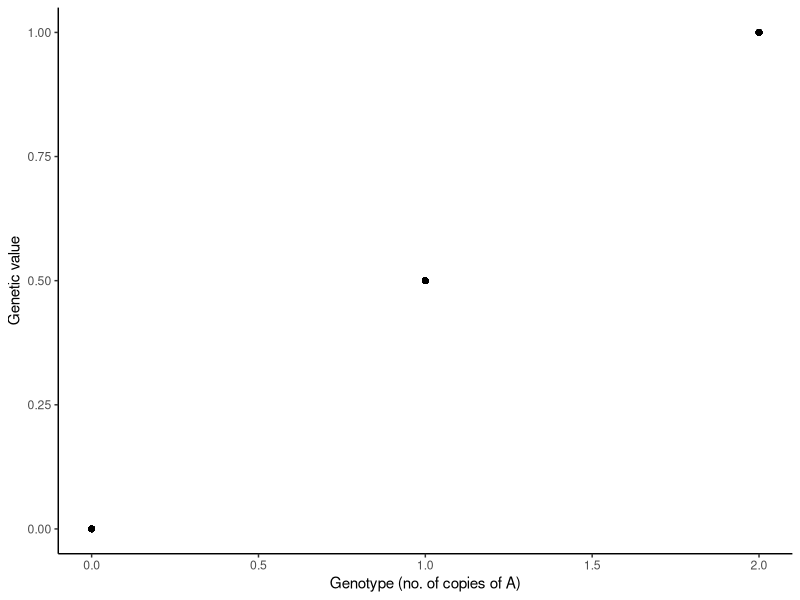
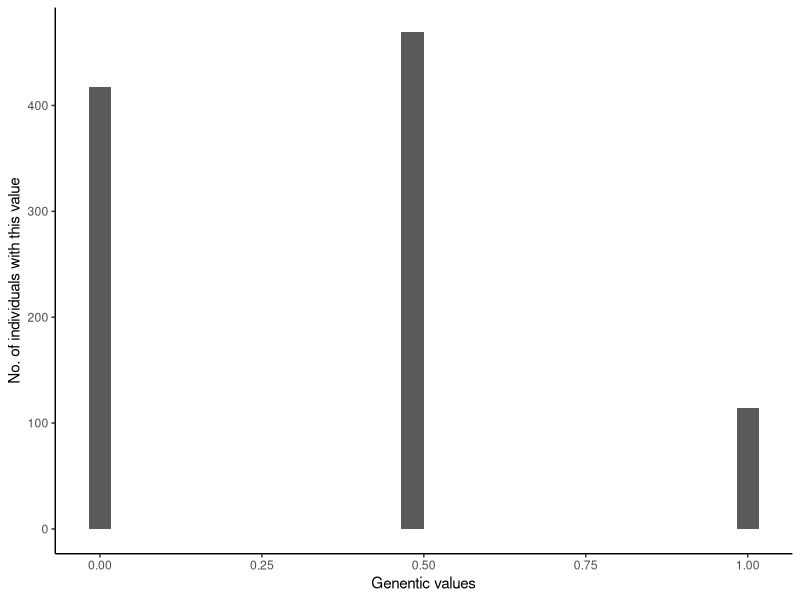
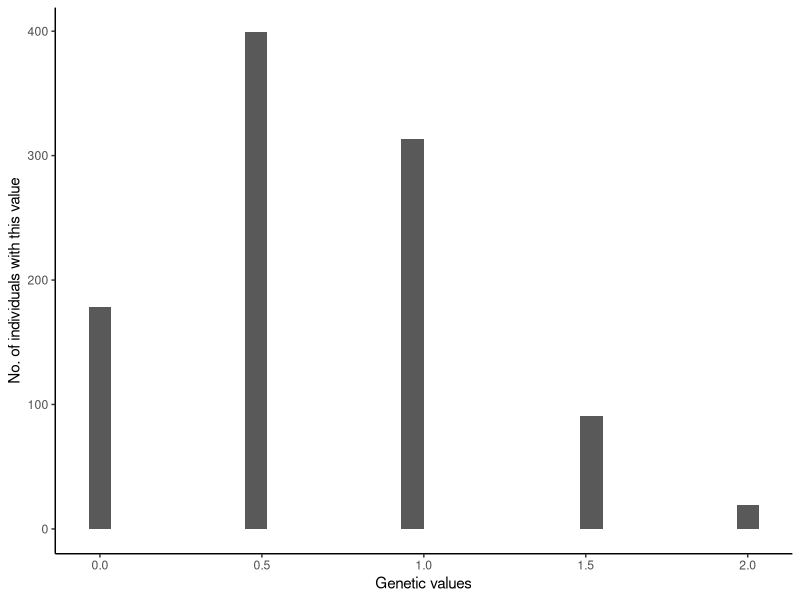
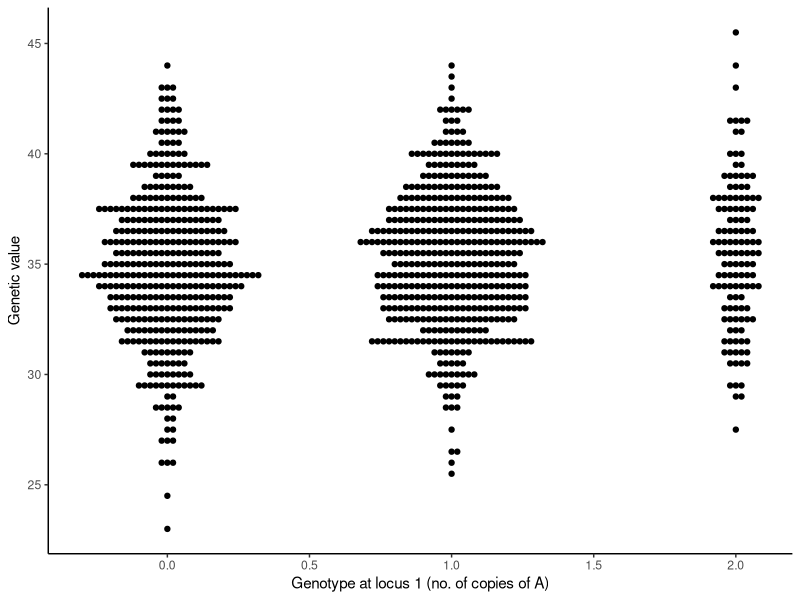
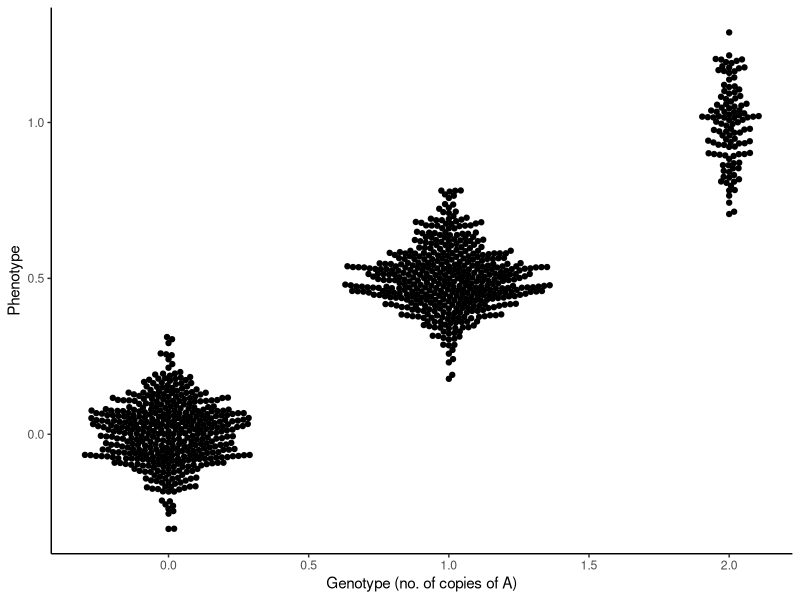
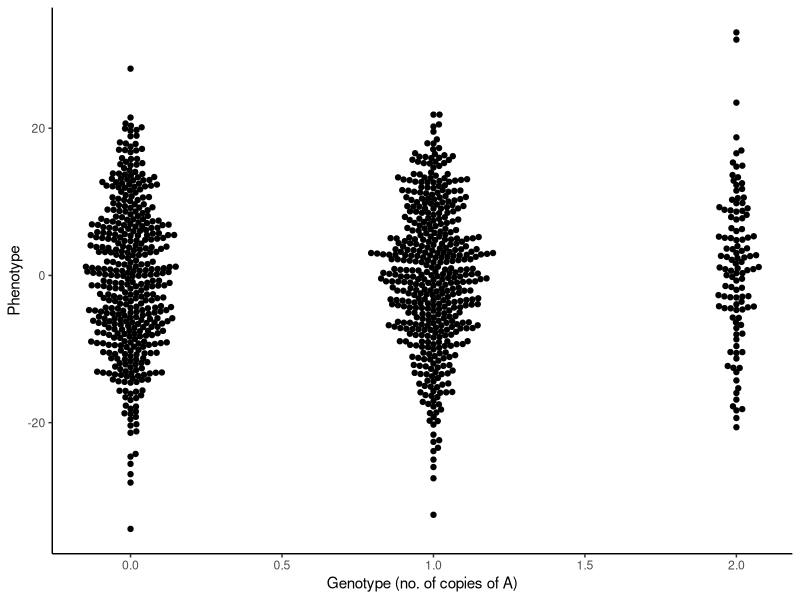
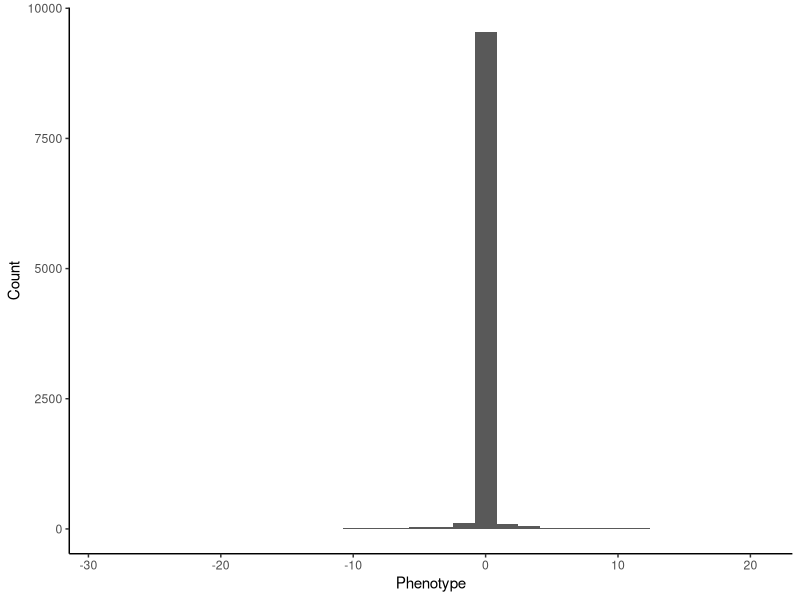

Recreate these plots in R, in order.
## ---- chunk 1
knitr::opts_chunk$set(echo = TRUE)

library(ggplot2)
library(ggbeeswarm)

## ---- chunk 2

#First simulate some genotypes for 1,000 individuals at this one locus
#Assume that the frequency of the A allele is 0.35
f = 0.35
ninds=1000
dat = data.frame(x = rbinom(n = ninds, size = 2, prob = f))

#Now calculate the genetic value of each individual
dat$g = NA
#give individuals who have 0 copies of the A allele a value of 0, 
#individuals with 1 copy a value of 0.5 and 
#individuals with 2 copies a value of 1
dat$g[dat$x == 0] = 0 
dat$g[dat$x == 1] = 0.5 
dat$g[dat$x == 2] = 1

#can you think of a more efficient way to do this?

#Take a look at the distribution of these genotypes
ggplot(dat) + 
  geom_point(aes(x = x, y = g))+
  theme_classic()+
  labs(x = "Genotype (no. of copies of A)", 
       y = "Genetic value")


## ---- chunk 3

ggplot(dat) + 
  geom_histogram(aes(x = g))+
  theme_classic()+
  labs(x = "Genentic values", 
       y = "No. of individuals with this value")


## ---- chunk 4

#code here

## ---- chunk 5

#Let's create empty tables to store our data in.
#This type of table is called matrix.
nloci = 2
x = matrix(NA, nrow = ninds, ncol = nloci) 

#simulate the genetic values from 2 loci
for(i in 1:nloci){
  x[, i] = rbinom(n = ninds, size = 2, prob = f)
}

#effect size = 0.5
b = .5
dat = data.frame(g = apply(x*b, 1, sum))

ggplot(dat)+
  geom_histogram(aes(g))+
  theme_classic()+
  labs(x = "Genetic values",
       y = "No. of individuals with this value")
  

## ---- chunk 6

#code here

## ---- chunk 7

#code here

## ---- chunk 8

#Let's create empty tables to store our data in.
#This type of table is called matrix.
nloci = 100
x = matrix(NA, nrow = ninds, ncol = nloci) 

#simulate the genetic values from 2 loci
for(i in 1:nloci){
  x[, i] = rbinom(n = ninds, size = 2, prob = f)
}

#effect size = 0.5
b = .5
dat = data.frame(ncopies = x[,1], 
                  g = apply(x*b, 1, sum))

ggplot(dat) + 
  geom_beeswarm(aes(x = ncopies, y = g))+
  theme_classic()+
  labs(x = "Genotype at locus 1 (no. of copies of A)", 
       y = "Genetic value")



## ---- chunk 9

#code here

## ---- chunk 10


#First simulate some genotypes for 1,000 individuals at this one locus
#Assume that the frequency of the A allele is 0.35
f = 0.35
nind = 1000
dat = data.frame(x = rbinom(n = ninds, size = 2, prob = f))

#Now calculate the genetic value of each individual
dat$g = NA
#give individuals who have 0 copies of the A allele a value of 0, 
#individuals with 1 copy a value of 0.5 and 
#individuals with 2 copies a value of 1
dat$g[dat$x == 0] = 0 
dat$g[dat$x == 1] = 0.5 
dat$g[dat$x == 2] = 1

#add some small environmental effect
dat$e = rnorm(ninds, mean = 0, sd = 0.1)
dat$y = dat$g + dat$e
  
#Take a look at the distribution of these genotypes
ggplot(dat) + 
  geom_beeswarm(aes(x = x, y = y))+
  theme_classic()+
  labs(x = "Genotype (no. of copies of A)", 
       y = "Phenotype")


## ---- chunk 11

vp = var(dat$y) ## phenotypic variance
vg = var(dat$g) ## genetic variance

# proportion of phenotypic variance due to genetic variation
h2 = vg/vp 

paste("Phenotypic variance:", round(vp, 3))
paste("Genetic variance:", round(vg, 3))
paste("Heritability:", round(h2, 3))

## ---- chunk 12

#add some small environmental effect
dat$e = rnorm(ninds, mean = 0, sd = 10)
dat$y = dat$g + dat$e

vp = var(dat$y) ## phenotypic variance
vg = var(dat$g) ## genetic variance

# proportion of phenotypic variance due to genetic variation
h2 = vg/vp 

paste("Phenotypic variance:", round(vp, 3))
paste("Genetic variance:", round(vg, 3))
paste("Heritability:", round(h2, 3))


## ---- chunk 13
  
#Take a look at the distribution of these genotypes
ggplot(dat) + 
  geom_beeswarm(aes(x = x, y = y))+
  theme_classic()+
  labs(x = "Genotype (no. of copies of A)", 
       y = "Phenotype")

## ---- chunk 14

#code here

## ---- chunk 15

f = 0.5
ninds = 1e4    
nloci = 100
ncausal = 5
x = matrix(NA, nrow = ninds, ncol = nloci) 

#simulate the genotypes from 2 loci
for(i in 1:nloci){
  x[, i] = rbinom(n = ninds, size = 2, prob = f)
}

#standardize genotypes so they all have variance of 1 
#the scale() function does this
x = apply(x, 2, scale)

#create a vector of 0 effect sizes
#the rep() function does this
b = rep(0, nloci)

#select 5 of them at random to be 'causal' - they have nonzero effects
ix = sample(c(1:100), ncausal, replace = FALSE)
#give them effect sizes - ignore how we get these
b[ix] = rnorm(ncausal, 0, sqrt(0.9/ncausal))

#calculate genetic values and add environmental noise
dat = data.frame(g = apply(x*b, 1, sum))
dat$e = rnorm(ninds, mean = 0, sd = sqrt(0.1))
dat$y = dat$g + dat$e

#plot the distribution of the phenotype
ggplot(dat, aes(y))+
  geom_histogram()+
  theme_classic()+
  labs(x = "Phenotype", y = "Count")

## ---- chunk 16

#run the linear regression between the phenotype and the first locus 
#we store the result in an object called "l1"
l1 = lm(dat$y ~ x[,1])

#the summary function provides a convenient way to look at the result
summary(l1)

## ---- chunk 17

summary(l1)$coefficients
        
## ---- chunk 18

#create an empty vector to store the results in
b_hat = rep(NA, 100)
#loop over each SNP, run lm(), and store the p-value
for(i in 1:100){
  l1 = lm(dat$y ~ x[,i])
  b_hat[i] = summary(l1)$coefficients[2,4]
}

#define p-value threshold to call a locus significantly associated with the trait
pthresh = 0.05/100

#which loci reach this threshold?
which(b_hat < pthresh)

## ---- chunk 19

#code here

